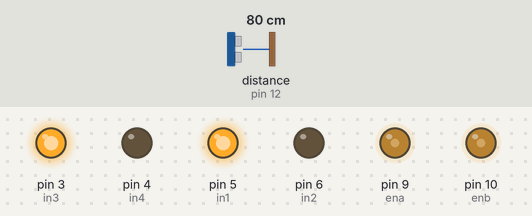
Bench run of a sketch on a simulated Arduino Uno, built with avr-gcc and run on an emulated ATmega328P. Parts: output pins drawn as LEDs (lit = HIGH). Wiring (inferred from the names in the program): ultrasonic range finder: trigger pin 11; echo pin 12. The test bench sets the inputs (shaded band); at power-on: distance to the obstacle (sensor on pin 12) 80 cm. The echo pulse lasts 58.3 µs per cm; pins used as bus, display or sensor lines are not drawn; what the sketch prints to the serial monitor is not drawn.

Above: at 1.2 s.
1.3 s: distance to the obstacle (sensor on pin 12) set to 2 cm
4.3 s: distance to the obstacle (sensor on pin 12) set to 18 cm
Timing chart, 0 to 7.3 s (numbered marks = the images above; inputs shaded):
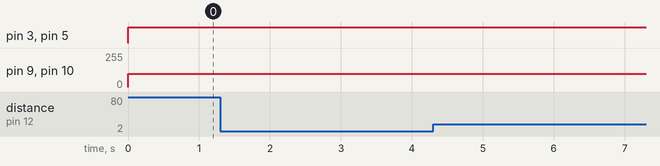

Measured:
- after the input at 1.3 s, every drawn part: stays the same
- after the input at 4.3 s, every drawn part: stays the same

The sketch:

sketch_sep10b.ino
```cpp
int in1 = 5;
int ena = 9;
int in2 = 6;
int in3 = 3;
int in4 = 4;
int enb = 10;
int t = 11;
int e = 12;long d;int di;
void setup() {
  // put your setup code here, to run once:
pinMode(in1,OUTPUT);
pinMode(in2,OUTPUT);
pinMode(ena,OUTPUT);
pinMode(in3,OUTPUT);
pinMode(in4,OUTPUT);
pinMode(enb,OUTPUT);
pinMode(e,INPUT);pinMode(t,OUTPUT);Serial.begin(9600);
}

void loop() {
  // put your main code here, to run repeatedly:
analogWrite(ena,100);
digitalWrite(in1,HIGH);
digitalWrite(in2,LOW);

analogWrite(enb,100);
digitalWrite(in3,HIGH);
digitalWrite(in4,LOW);
digitalWrite(t,LOW);
delayMicroseconds(2);
digitalWrite(t,HIGH);
delayMicroseconds(10);
digitalWrite(t,LOW);
d=pulseIn(e,HIGH);
di=d*0.034/2;
Serial.print("DISTANCE=  ");
Serial.println(di);
}
```
